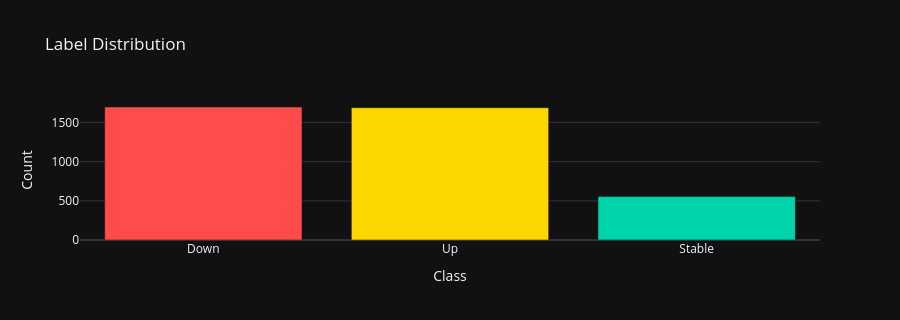

Notebook code cell kept with this figure:
### Markdown cell above
---
## 4. Label Generation

$$\text{target}_t = \begin{cases} \text{Down (0)} & \text{if } \Delta\text{mid}_{t+\Delta} < -\theta \\ \text{Stable (1)} & \text{if } |\Delta\text{mid}_{t+\Delta}| \leq \theta \\ \text{Up (2)} & \text{if } \Delta\text{mid}_{t+\Delta} > \theta \end{cases}$$

θ = 2 bps, horizon = 50 ticks, smoothing window k = 5

### Code cell
def generate_labels(
    mid_prices: np.ndarray,
    horizon: int = 50,
    theta: float = 2.0,
    smooth_k: int = 5,
) -> np.ndarray:
    """Generates ternary Up/Stable/Down labels.
    
    Args:
        mid_prices: Array of mid-prices, shape (T,).
        horizon: Forward tick horizon.
        theta: Threshold in basis points.
        smooth_k: Forward smoothing window.
    Returns:
        Labels array: 0=Down, 1=Stable, 2=Up, -1=invalid.
    """
    T = len(mid_prices)
    labels = np.full(T, 1, dtype=np.int8)
    for t in range(T - horizon - smooth_k):
        fut = mid_prices[t + horizon: t + horizon + smooth_k].mean()
        chg_bps = (fut - mid_prices[t]) / mid_prices[t] * 1e4
        if chg_bps > theta:
            labels[t] = 2
        elif chg_bps < -theta:
            labels[t] = 0
    labels[T - horizon - smooth_k:] = -1
    return labels


mid_prices = features_df['mid_price'].values
labels = generate_labels(mid_prices, horizon=50, theta=2.0, smooth_k=5)
valid = labels >= 0
vc = pd.Series(labels[valid]).value_counts().rename({0:'Down',1:'Stable',2:'Up'})
print('Label distribution:')
print(vc.to_string())
print(f'Class balance — Down:{vc.get("Down",0)/valid.sum():.1%},'
      f' Stable:{vc.get("Stable",0)/valid.sum():.1%},'
      f' Up:{vc.get("Up",0)/valid.sum():.1%}')

# Label distribution bar
fig = go.Figure(go.Bar(
    x=list(vc.index), y=list(vc.values),
    marker_color=[COLORS['down'], COLORS['stable'], COLORS['up']]
))
fig.update_layout(title='Label Distribution', template=TMPL,
                  xaxis_title='Class', yaxis_title='Count', height=320)
fig.show()

### Figure 1 — Plotly figure (JSON) as saved in the notebook; plotly's stock layout.template omitted (floating-point values rounded to 4 significant figures)
{"data": [{"marker": {"color": ["#FF4B4B", "#FFD700", "#00D4AA"]}, "type": "bar", "x": ["Down", "Up", "Stable"], "y": [1699, 1690, 555]}], "layout": {"height": 320, "title": {"text": "Label Distribution"}, "xaxis": {"title": {"text": "Class"}}, "yaxis": {"title": {"text": "Count"}}}}
